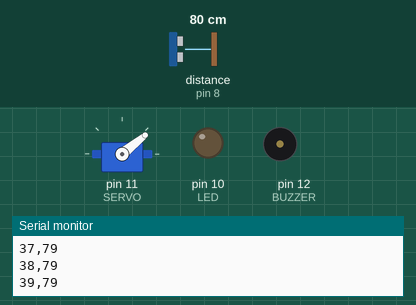
Recording of a sketch running on a simulated Arduino Uno, built with avr-gcc and run on an emulated ATmega328P. Parts: servo, output pins drawn as LEDs (lit = HIGH), buzzer (waves = sounding, pin HIGH), the last lines printed to the serial monitor. Wiring (inferred from the names in the program): ultrasonic range finder: trigger pin 9; echo pin 8. The test bench sets the inputs (shaded band); at power-on: distance to the obstacle (sensor on pin 8) 80 cm. The echo pulse lasts 58.3 µs per cm; pins used as bus, display or sensor lines are not drawn.

Above: at 1.2 s.
1.3 s: distance to the obstacle (sensor on pin 8) set to 2 cm
At 1.8 s:
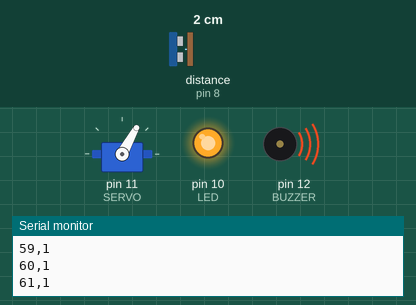
4.3 s: distance to the obstacle (sensor on pin 8) set to 299 cm
At 5.24 s:
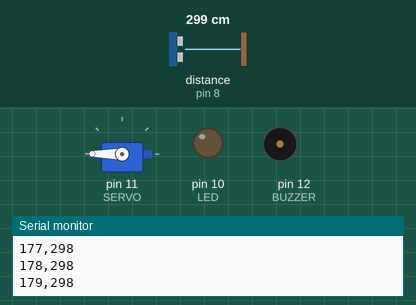
7.3 s: distance to the obstacle (sensor on pin 8) set to 4 cm
At 7.8 s:
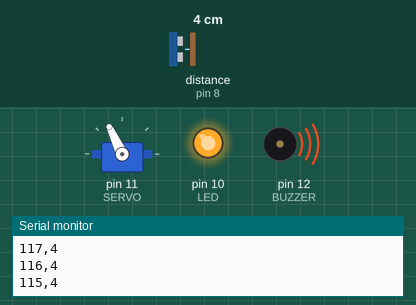
10.3 s: distance to the obstacle (sensor on pin 8) set to 18 cm
At 10.8 s:
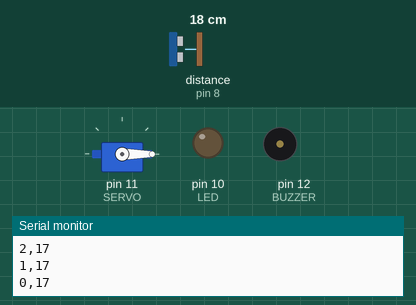
13.3 s: distance to the obstacle (sensor on pin 8) set to 9 cm
At 15.62 s:
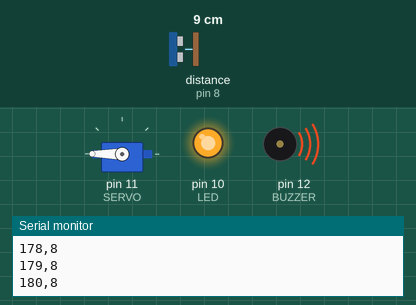
16.3 s: distance to the obstacle (sensor on pin 8) set to 35 cm
At 17.2 s:
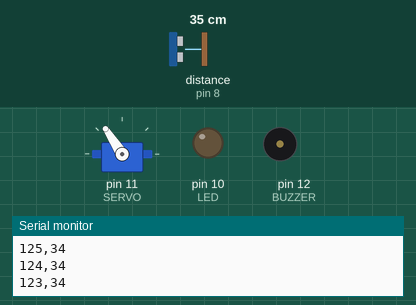
Timing chart, 0 to 20.3 s (numbered marks = the images above; inputs shaded):
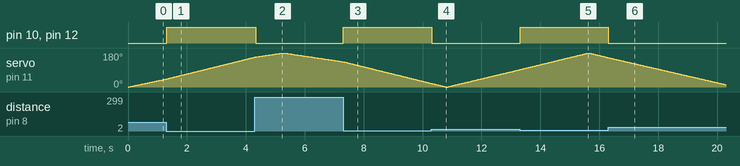

Measured:
- after the input at 1.3 s, pin 10 (LED), pin 12 (BUZZER): LOW → HIGH at once
- after the input at 4.3 s, pin 10 (LED), pin 12 (BUZZER): HIGH → LOW at once
- after the input at 7.3 s, pin 10 (LED), pin 12 (BUZZER): LOW → HIGH at once
- after the input at 10.3 s, pin 10 (LED), pin 12 (BUZZER): HIGH → LOW at once
- after the input at 13.3 s, pin 10 (LED), pin 12 (BUZZER): LOW → HIGH at once
- after the input at 16.3 s, pin 10 (LED), pin 12 (BUZZER): HIGH → LOW at once

The sketch:

radar.ino
```cpp
/*
    Author: Kevin Peter
    Circuit Diagram: https://wokwi.com/projects/388105596571181057
*/

#include <Servo.h>

Servo servo1;

int SERVO = 11;
int LED = 10;
int TRIG = 9;
int ECHO = 8;
int BUZZER = 12;
const int DELAY = 25;
const int ALARM_DISTANCE = 10;

void setup()
{
    // put your setup code here, to run once:
    pinMode(LED, OUTPUT);
    pinMode(TRIG, OUTPUT);
    pinMode(ECHO, INPUT);
    pinMode(BUZZER, OUTPUT);
    Serial.begin(9600);
    servo1.attach(SERVO);
    servo1.write(0);
    digitalWrite(LED, LOW);
    digitalWrite(BUZZER, LOW);
    Serial.println("Radar Start");
}

void loop()
{
    // put your main code here, to run repeatedly:
    for (int i = 0; i <= 180; i++)
    {
        servo1.write(i);
        controlLEDBuzzer(i);
        delay(DELAY);
    }
    for (int i = 180; i >= 0; i--)
    {
        servo1.write(i);
        controlLEDBuzzer(i);
        delay(DELAY);
    }
}

void controlLEDBuzzer(int pos)
{
    int distance = measureDistance();
    if (distance < ALARM_DISTANCE)
    {
        digitalWrite(LED, HIGH);
        digitalWrite(BUZZER, HIGH);
    }
    else
    {
        digitalWrite(LED, LOW);
        digitalWrite(BUZZER, LOW);
    }
    Serial.print(pos);
    Serial.print(",");
    Serial.println(distance);
}

int measureDistance()
{
    digitalWrite(TRIG, LOW);
    delayMicroseconds(2);
    digitalWrite(TRIG, HIGH);
    delayMicroseconds(10);
    digitalWrite(TRIG, LOW);

    float duration = pulseIn(ECHO, HIGH);
    float distance = (duration * .0343) / 2;
    return floor(distance);
}
```
